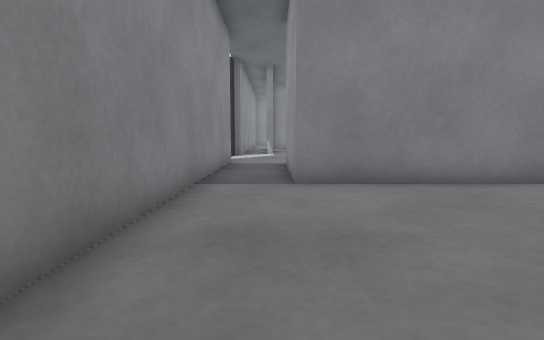
view 1 (above)

17 first-person views from a walk through a robot-simulator world made for Gazebo. The camera is 0.5 m above the floor, tilts 6° down and sees 80° across. Floor lines are 1 m apart. The floor is counted in squares, 0.5 m on a side. Each view is taken from the middle of a square. On the plan, view 1 faces up. The plan holds only what a view shows up to about 12 squares ahead; the rest is blank. The place goes on beyond the plan.

view 2
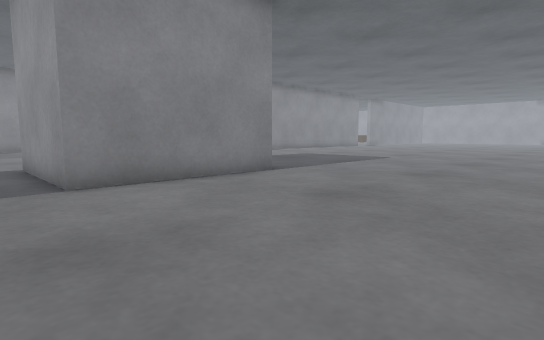

view 3
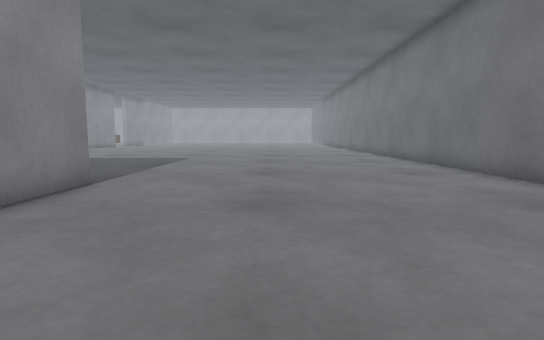

view 4
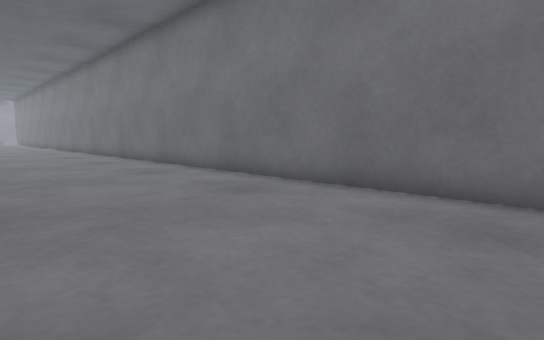

view 5
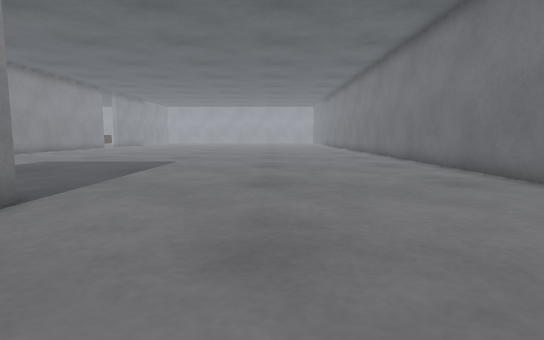

view 6
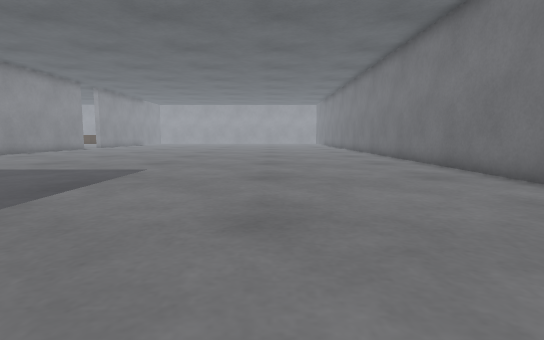

view 7
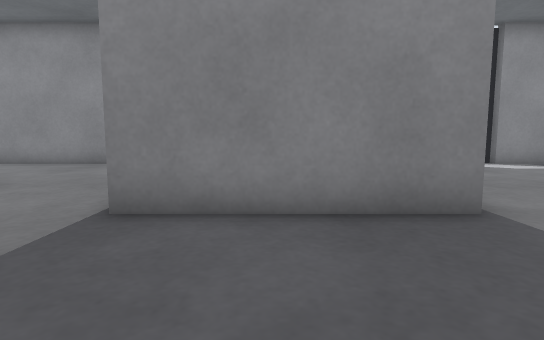

view 8
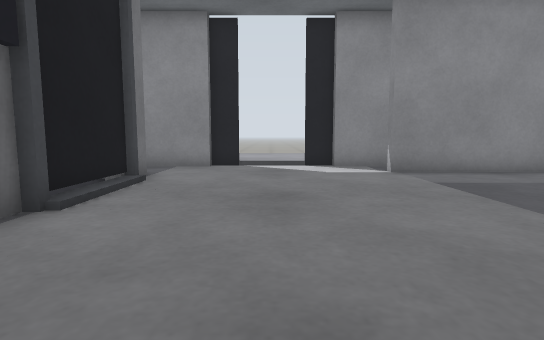

view 9
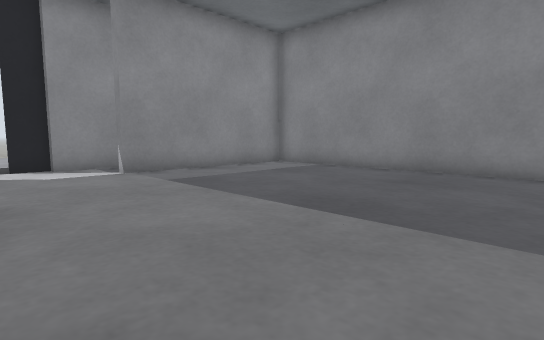

view 10
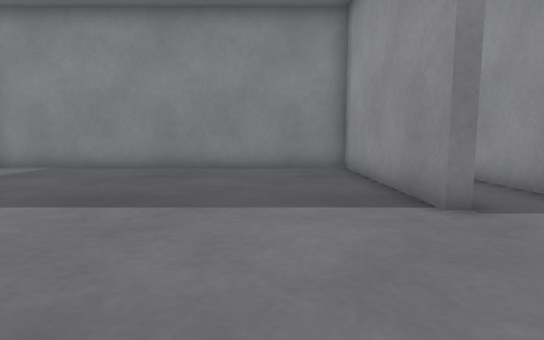

view 11
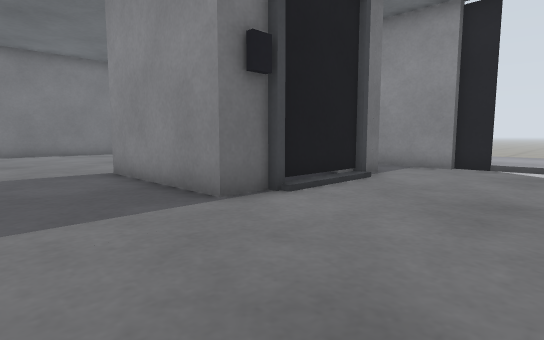

view 12
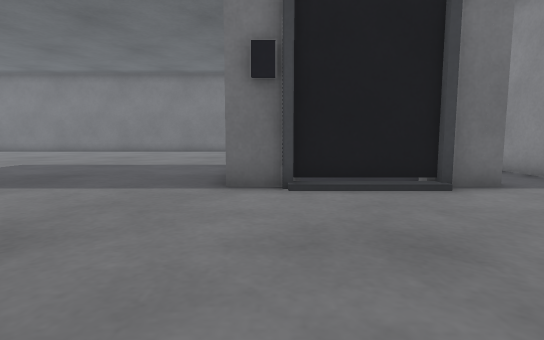

view 13
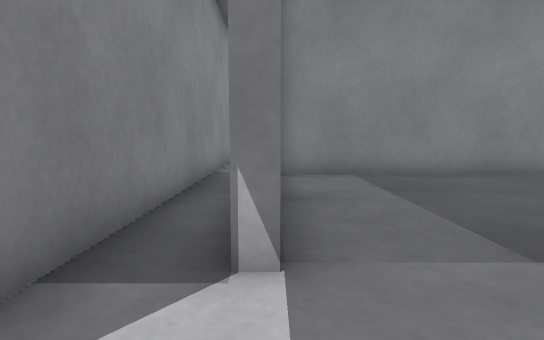

view 14
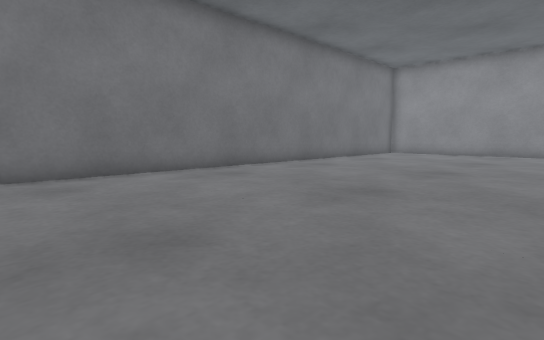

view 15
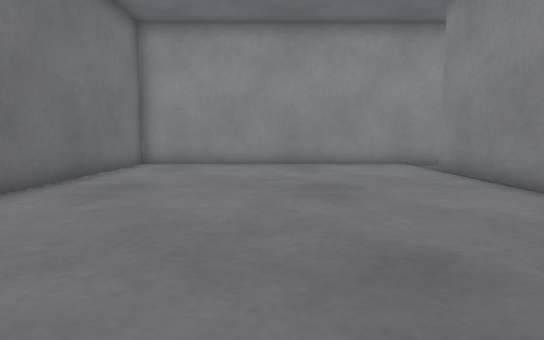

view 16
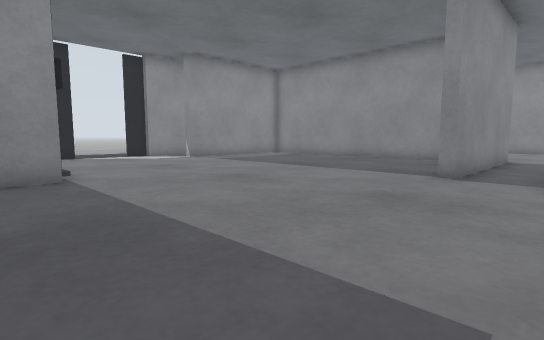

view 17
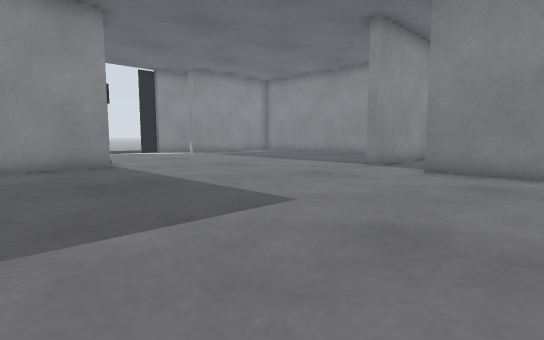

### Floor plan
Points are (right, up) in squares from view 1. A wall is a line through its corners. A room is listed if a view was taken in it or the views show most of it. See-through windows are left out.
Room 1 (views 1, 2, 3, 4, 5, 6, 7, 8, 9, 10, 11, 12, 13, 14, 15, 16, 17)
walls: (5.9, 11.6) (5.9, 6.9) (0.5, 6.9) (0.5, 7.5); (0.5, 10.4) (0.5, 11.5); (11.7, 18.3) (11.3, 18.3) (11.3, 24.3) (0.1, 24.3); (-1.6, 12.6) (-1.6, -2.6) (16.4, -2.6); (16.2, 17.2) (13.6, 17.2); (-1.6, 18.5) (-1.6, 17); (0.1, 23.5) (0.1, 18.3) (-0.4, 18.3)
ways out: opening at (-2, 14.5); opening at (-1, 19); opening at (13, 19)
objects: other object (-2, 13) to (-2, 14); other object (-2, 16); other object (1, 8) to (1, 10); white box (1, 11) to (2, 12); grey post (2, 12); dark grey box (3, 12); dark grey box (4, 12); other object (5, 10); white box (5, 11) to (6, 12); grey post (5, 12)

Positions as (right, up) in squares from view 1, and headings:
1: (0, 0), facing up
2: (-1, 0), facing up-right
3: (-1, 3), facing right
4: (-1, 3), facing down-right
5: (1, 3), facing right
6: (4, 3), facing right
7: (10, 9), facing left
8: (9, 15), facing left
9: (9, 15), facing up-left
10: (9, 14), facing up
11: (9, 16), facing down-left
12: (5, 18), facing down
13: (0, 16), facing up
14: (17, 6), facing down-left
15: (10, 2), facing left
16: (14, 10), facing up-left
17: (17, 8), facing up-left
